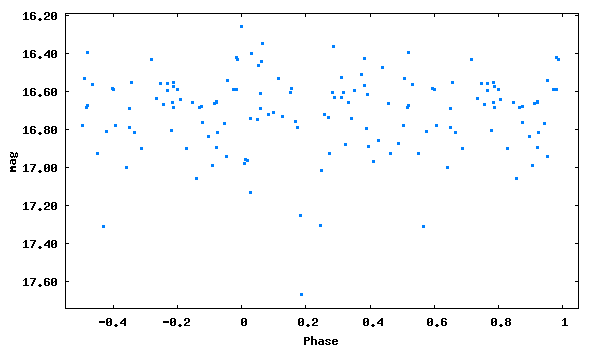

This figure's gnuplot source:
set term png size 600,350 medium
set colors classic
set output 'phase_lc_4.png'
set xlabel 'Phase'
set ylabel 'mag'
#set title 'JDmax = 2447062.49600 + 0.1384852 x E'
set format y '%5.2f'
plot [-0.55:1.05][17.74:16.19] "phase_lc_4.dat" linecolor 3 pointtype 5 pointsize 0.3 title ""
